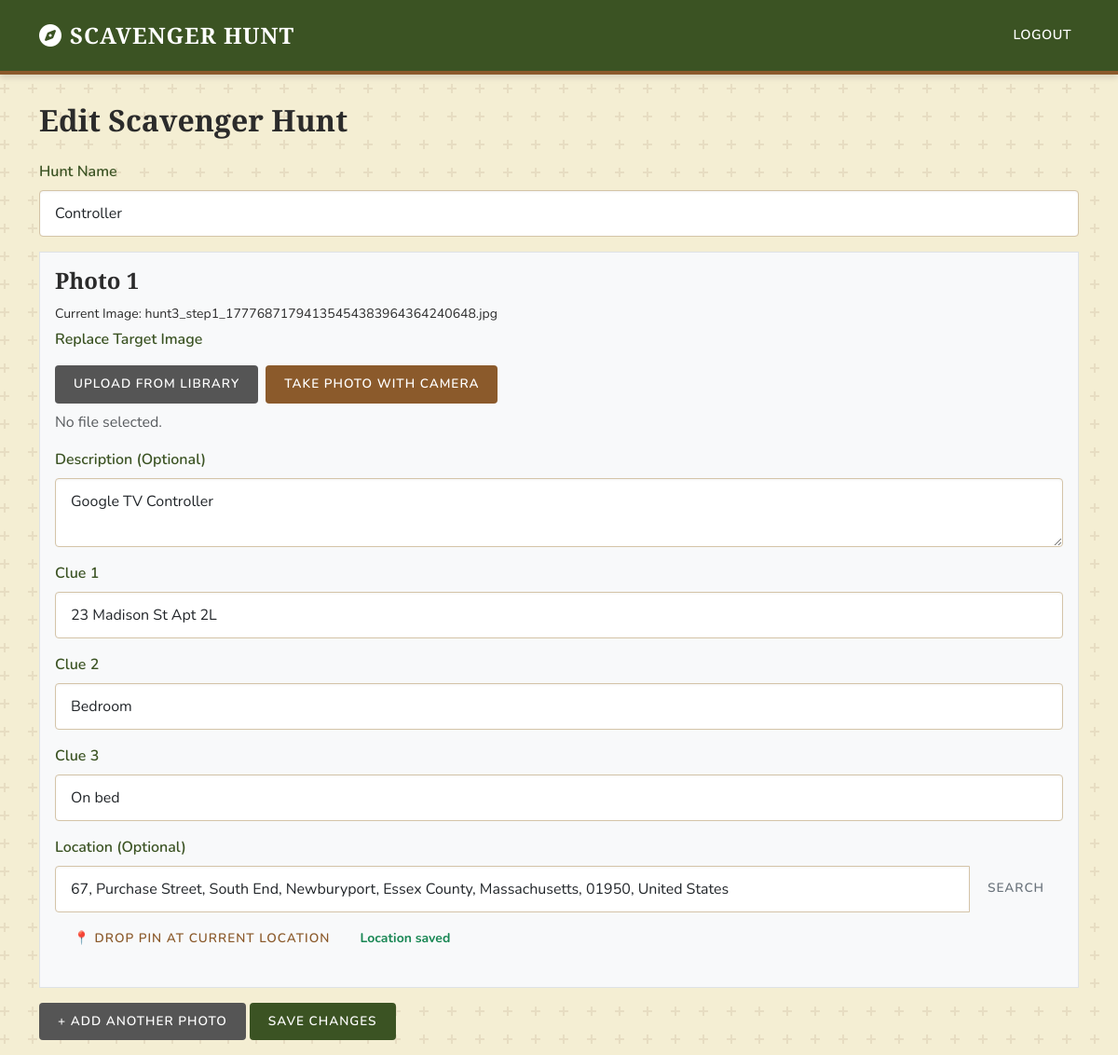
Screenshot of /hunt/3/edit (signed in) with the database file from the repository.
### app.py (models this page shows)
class Hunt(db.Model):
    id = db.Column(db.Integer, primary_key=True)
    name = db.Column(db.String(255), nullable=False)
    targets = db.relationship('Target', backref='hunt', lazy=True, cascade="all, delete-orphan")

class Target(db.Model):
    id = db.Column(db.Integer, primary_key=True)
    hunt_id = db.Column(db.Integer, db.ForeignKey('hunt.id'), nullable=False)
    step_number = db.Column(db.Integer, nullable=False)
    target_image = db.Column(db.String(255), nullable=False)
    description = db.Column(db.Text, nullable=True)
    clue1 = db.Column(db.String(255), nullable=False)
    clue2 = db.Column(db.String(255), nullable=False)
    clue3 = db.Column(db.String(255), nullable=False)
    latitude = db.Column(db.Float, nullable=True)
    longitude = db.Column(db.Float, nullable=True)
    address = db.Column(db.String(255), nullable=True)
    attempts = db.relationship('Attempt', backref='target', lazy=True)

### app.py (the view, shortened to what this page needs)
@app.route('/hunt/<int:hunt_id>/edit', methods=['GET', 'POST'])
@admin_required
def edit_hunt(hunt_id):
    hunt = Hunt.query.get_or_404(hunt_id)
    return render_template('edit_hunt.html', hunt=hunt)

### app.py (called while the page is built)
def admin_required(f):
    @wraps(f)
    def decorated_function(*args, **kwargs):
        if not session.get('is_admin'):
            flash('Admin access required.', 'danger')
            return redirect(url_for('admin_login'))
        return f(*args, **kwargs)
    return decorated_function

### templates/edit_hunt.html (shortened to what this page needs)
{% extends 'layout.html' %}
{% block content %}
<h2>Edit Scavenger Hunt</h2>
<form method="POST" enctype="multipart/form-data" class="mt-4">
    <div class="mb-3">
        <label for="hunt_name" class="form-label">Hunt Name</label>
        <input type="text" class="form-control" id="hunt_name" name="hunt_name" value="{{ hunt.name }}" required>
    </div>
    <div id="targets-container">
        {% for target in hunt.targets %}
        <div class="target-block border p-3 mb-3 bg-light">
            <h4>Photo {{ loop.index }}</h4>
            <div class="mb-3">
                <p class="mb-1"><small>Current Image: {{ target.target_image }}</small></p>
                <label class="form-label">Replace Target Image</label>
                <div class="d-grid gap-2 d-md-flex mt-2">
                    <button type="button" class="btn btn-secondary upload-btn">Upload from Library</button>
                    <button type="button" class="btn btn-info capture-btn">Take Photo with Camera</button>
                </div>
                <p class="file-info text-muted mt-2 mb-0">No file selected.</p>
            </div>
            <div class="mb-3">
                <label class="form-label">Description (Optional)</label>
                <textarea class="form-control" name="description" rows="2" placeholder="Brief description of the photo or location...">{{ target.description or '' }}</textarea>
            </div>
            <div class="mb-3">
                <label class="form-label">Clue 1</label>
                <input type="text" class="form-control" name="clue1" value="{{ target.clue1 }}" required>
            </div>
            <div class="mb-3">
                <label class="form-label">Clue 2</label>
                <input type="text" class="form-control" name="clue2" value="{{ target.clue2 }}" required>
            </div>
            <div class="mb-3">
                <label class="form-label">Clue 3</label>
                <input type="text" class="form-control" name="clue3" value="{{ target.clue3 }}" required>
            </div>
            <div class="mb-3">
                <label class="form-label">Location (Optional)</label>
                <div class="input-group mb-2">
                    <input type="text" class="form-control address-input" name="address" value="{{ target.address or '' }}" placeholder="Enter an address or landmark" onblur="geocodeAddress(this)">
                    <button type="button" class="btn btn-outline-secondary" onclick="geocodeAddress(this)">Search</button>
                </div>
                <button type="button" class="btn btn-outline-info btn-sm" onclick="getLocation(this)">📍 Drop Pin at Current Location</button>
                <span class="location-status {% if target.latitude and target.longitude %}text-success fw-bold{% else %}text-muted{% endif %} ms-2 small">
                    {% if target.latitude and target.longitude %}Location saved{% endif %}
                </span>
            </div>
        </div>
        {% endfor %}
    </div>
    <div class="d-grid gap-2 d-md-block mb-3">
        <button type="button" class="btn btn-secondary" onclick="addTarget()">+ Add Another Photo</button>
        <button type="submit" class="btn btn-primary">Save Changes</button>
    </div>
</form>
{% endblock %}

### templates/layout.html (style rules this page uses)
:root { --bg-color: #F4EED3; --text-color: #2b2b2b; --primary-color: #3b5323; --primary-hover: #2c3e1a; --secondary-color: #8b5a2b; --card-bg: #FCFAEF; --border-color: #D4C4A8; }
body { background-color: var(--bg-color); color: var(--text-color); font-family: 'Nunito', sans-serif; }
h1, h2, h3, h4, h5, h6, .navbar-brand { font-family: 'Playfair Display', serif; font-weight: 700; }
.btn { border-radius: 4px; padding: 10px 20px; font-weight: 600; text-transform: uppercase; letter-spacing: 1px; font-size: 0.85rem; border: none; transition: all 0.3s ease; }
.btn-primary { background-color: var(--primary-color); color: #fff; }
.btn-info { background-color: var(--secondary-color); color: #fff; }
.btn-secondary { background-color: #555; color: #fff; }
.btn-outline-info { color: var(--secondary-color); border-color: var(--secondary-color); border-width: 2px; }
.form-control { border-radius: 4px; padding: 12px 16px; background-color: #fff; border: 1px solid var(--border-color); box-shadow: inset 0 1px 3px rgba(0,0,0,0.05) !important; }
.form-label { font-weight: 600; color: var(--primary-color); }

### rows the page displays
Hunt: hunt_name "Controller"
Target: target_image "hunt3_step1_17776871794135454383964364240648.jpg", description "Google TV Controller", clue1 "23 Madison St Apt 2L", clue2 "Bedroom", clue3 "On bed", address "67, Purchase Street, South End, Newburyport, Essex County, Massachusetts, 01950, United States", latitude "Location saved"
